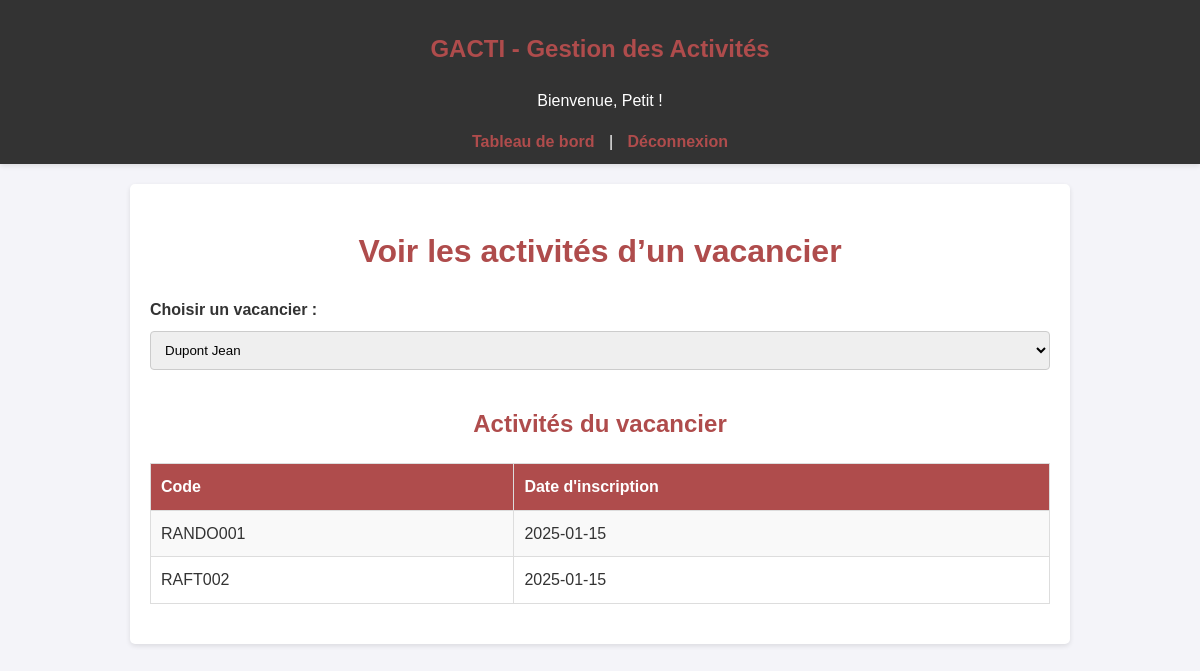
Screenshot of /pages/vacancier_activities.php?vacancier=VAC001 (signed in) with the database file from the repository.
### tables this page shows
CREATE TABLE `inscription` (
  `NOINSCRIP` bigint NOT NULL,
  `USER` char(8) NOT NULL,
  `CODEANIM` char(8) NOT NULL,
  `DATEACT` date NOT NULL,
  `DATEINSCRIP` date DEFAULT NULL,
  `DATEANNULE` date DEFAULT NULL
);

### pages/vacancier_activities.php (the view, shortened to what this page needs)
<?php
include('../config.php');
include('../includes/header.php');
$vacanciers = [];
$activites = [];
$selectedVacancier = null;
try {
    $stmt = $pdo->prepare("SELECT USER, NOMCOMPTE, PRENOMCOMPTE FROM compte WHERE TYPEPROFIL = :type");
    $stmt->execute([':type' => 'VA']);
    $vacanciers = $stmt->fetchAll(PDO::FETCH_ASSOC);
} catch (PDOException $e) {
    die("Erreur lors du chargement des vacanciers : " . $e->getMessage());
}
if (isset($_GET['vacancier'])) {
    $selectedVacancier = $_GET['vacancier'];
    try {
        $stmt = $pdo->prepare("
            SELECT CODEANIM, DATEINSCRIP
            FROM inscription
            WHERE USER = :id
        ");
        $stmt->execute([':id' => $selectedVacancier]);
        $activites = $stmt->fetchAll(PDO::FETCH_ASSOC);
    } catch (PDOException $e) {
        die("Erreur lors de la récupération des activités : " . $e->getMessage());
    }
}
?>
<!DOCTYPE html>
<html lang="fr">
<head>
<body>
    <h1 style="text-align:center;">Voir les activités d’un vacancier</h1>
    <form method="GET" action="">
        <label for="vacancier">Choisir un vacancier :</label>
        <select name="vacancier" id="vacancier" onchange="this.form.submit()">
            <?php foreach ($vacanciers as $v): ?>
                <option value="<?= ($v['USER']) ?>" <?= ($v['USER'] === $selectedVacancier) ? 'selected' : '' ?>>
                <?= ($v['NOMCOMPTE'] . ' ' . $v['PRENOMCOMPTE']) ?>
                </option>
            <?php endforeach; ?>
        </select>
    </form>
    <?php if ($selectedVacancier && $activites): ?>
        <h2 style="text-align:center;">Activités du vacancier</h2>
        <table>
            <tr>
                <th>Code</th>
                <th>Date d'inscription</th>
            </tr>
            <?php foreach ($activites as $act): ?>
                <tr>
                    <td><?= htmlspecialchars($act['CODEANIM']) ?></td>
                    <td><?= htmlspecialchars($act['DATEINSCRIP']) ?></td>
                </tr>
            <?php endforeach; ?>
        </table>
    <?php elseif ($selectedVacancier): ?>
        <p style="text-align:center;">Ce vacancier n'est inscrit à aucune activité.</p>
    <?php endif; ?>
</body>
</html>

### style.css (style rules this page uses)
body { font-family: Arial, sans-serif; margin: 0; padding: 0; background-color: #f4f4f9; color: #333; line-height: 1.6; }
h1, h2, h3 { text-align: center; color: #af4c4c; margin-bottom: 20px; }
table { width: 100%; border-collapse: collapse; margin: 20px 0; }
table th, table td { padding: 10px; text-align: left; border: 1px solid #ddd; }
table th { background-color: #af4c4c; color: white; }
table tr:nth-child(even) { background-color: #f9f9f9; }
form { margin: 20px 0; }
form label { display: block; margin-bottom: 8px; font-weight: bold; }
form input, form select, form textarea, form button { width: 100%; padding: 10px; margin-bottom: 15px; border: 1px solid #ccc; border-radius: 4px; box-sizing: border-box; }

### rows the page displays
inscription: CODEANIM "RANDO001", DATEINSCRIP "2025-01-15"
inscription: CODEANIM "RAFT002", DATEINSCRIP "2025-01-15"

### other values shown
$_SESSION['username'] "Petit"
form field vacancier "Dupont Jean"
